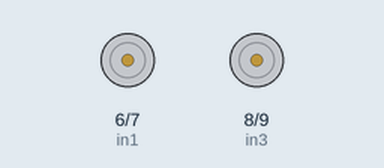
The sketch below on a simulated Arduino Uno, built with avr-gcc and run on an emulated ATmega328P. Parts: motor-driver pin pairs drawn as motors (green arrow = first pin HIGH = forward, orange = second pin HIGH = backward, longer = more drive, scaled by the enable pin).

Above: at 1.0 s.
At 15.5 s:
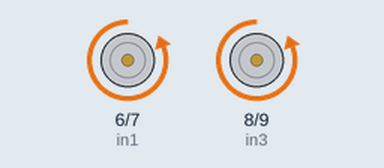
Timing chart, 0 to 24.7 s (numbered marks = the images above):
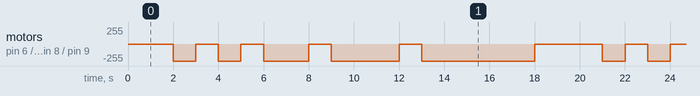

Measured:
- by itself, motor on pin 6 (in1) / pin 7 (in2), motor on pin 8 (in3) / pin 9 (in4): repeats every 19.0 s: stopped 1.0 s, backward 255/255 1.0 s, stopped 1.0 s, backward 255/255 2.0 s, stopped 1.0 s, backward 255/255 3.0 s, stopped 1.0 s, backward 255/255 5.0 s, stopped 3.0 s, backward 255/255 1.0 s

The sketch:

C2_fib.ino
```cpp
// cipher 2:
// Fibonacci

// Motor A connections
int enA = 5;
int in1 = 6;
int in2 = 7;
// Motor B connections
int enB = 10;
int in3 = 8;
int in4 = 9;

void setup() {
	// Set all the motor control pins to outputs
	pinMode(enA, OUTPUT);
	pinMode(enB, OUTPUT);
	pinMode(in1, OUTPUT);
	pinMode(in2, OUTPUT);
	pinMode(in3, OUTPUT);
	pinMode(in4, OUTPUT);


	// Turn off motors - Initial state
	digitalWrite(in1, LOW);
	digitalWrite(in2, LOW);
	digitalWrite(in3, LOW);
	digitalWrite(in4, LOW);

  analogWrite(enA, 255);
	analogWrite(enB, 255);


}

void loop() {
	turn_off();
  delay(1000);
  turn_off();
  delay(1000);

  turn_on();
  delay(1000);
  turn_off();
  delay(1000);

  turn_on();
  delay(1000);
  turn_off();
  delay(1000);

  turn_on();
  delay(1000);
  turn_on();
  delay(1000);
  turn_off();
  delay(1000);

  turn_on();
  delay(1000);
  turn_on();
  delay(1000);
  turn_on();
  delay(1000);
  turn_off();
  delay(1000);

  turn_on();
  delay(1000);
  turn_on();
  delay(1000);
  turn_on();
  delay(1000);
  turn_on();
  delay(1000);
  turn_on();
  delay(1000);
  turn_off();
  delay(1000);


}

void turn_on() {
	digitalWrite(in1, LOW);
	digitalWrite(in2, HIGH);
	digitalWrite(in3, LOW);
	digitalWrite(in4, HIGH);

}

void turn_off() {

	digitalWrite(in1, LOW);
	digitalWrite(in2, LOW);
	digitalWrite(in3, LOW);
	digitalWrite(in4, LOW);

}
```
